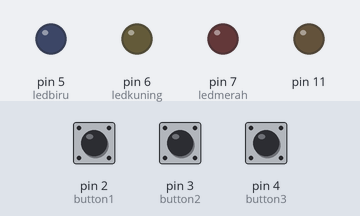
Bench run of a sketch on a simulated Arduino Uno, built with avr-gcc and run on an emulated ATmega328P. On the bench: output pins drawn as LEDs (lit = HIGH). Dashed ring = blinking. The inputs (shaded band) are chosen by the test bench; at power-on: pin 3 (button2) HIGH, pin 2 (button1) HIGH, pin 4 (button3) HIGH.

Above: at 1.2 s.
1.3 s: pin 3 (button2) pulled LOW for 0.15 s
At 1.85 s:
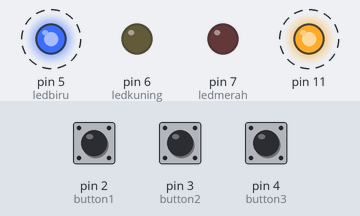
4.4 s: pin 2 (button1) pulled LOW for 0.15 s
At 5.4 s:
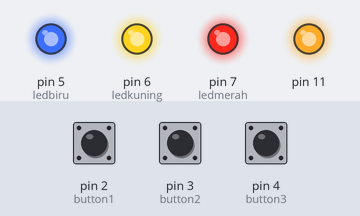
6.3 s: pin 4 (button3) pulled LOW for 0.15 s
At 6.6 s:
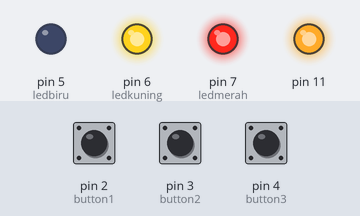
9.4 s: pin 4 (button3) pulled LOW for 3.2 s
At 13.4 s:
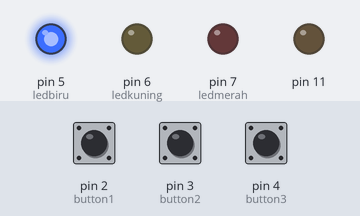
14.1 s: pin 3 (button2) pulled LOW for 3.2 s
At 16.6 s:
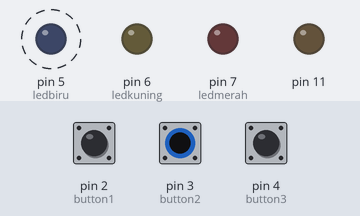
20.3 s: pin 3 (button2) pulled LOW for 1 s
At 21.15 s:
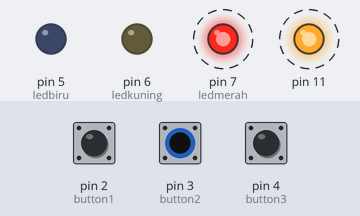
Timing chart, 0 to 24.3 s (numbered marks = the images above; inputs shaded):
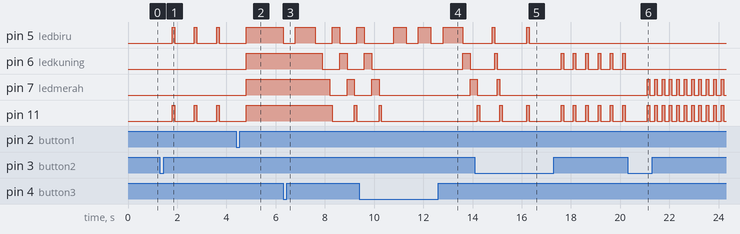

The sketch:

Button.ino
```cpp
const int button1=2;
const int button2=3;
const int button3=4;
const int ledbiru=5;
const int ledkuning=6;
const int ledmerah=7;
int kondisi=0;

void setup() {
//mendklarasikan pin 2 sebagai INPUT dengan PullUP Resistor
pinMode(button1, INPUT_PULLUP);
pinMode(button2, INPUT_PULLUP);
pinMode(button3, INPUT_PULLUP);
pinMode(11, OUTPUT);
pinMode(ledkuning, OUTPUT);
pinMode(ledbiru, OUTPUT);
pinMode(ledmerah, OUTPUT);
}

void loop() {
int sensorValue1 = digitalRead(button1);
int sensorValue2 = digitalRead(button2);
int sensorValue3 = digitalRead(button3);

if (sensorValue3 == LOW) {
    kondisi+=5;
   if(kondisi<25){
    digitalWrite(ledbiru, LOW);
    delay(500);
    digitalWrite(ledbiru, HIGH);
    delay(500);
   }else if(kondisi<50){
     digitalWrite(ledkuning, HIGH);
     delay(500);
     digitalWrite(ledkuning, LOW);
     delay(500);
   }else if(kondisi>50){
     digitalWrite(ledmerah, HIGH);
     delay(500);
     digitalWrite(ledmerah, LOW);
     delay(500);
   }
}else if (sensorValue3 == HIGH && kondisi <25  && kondisi >= 7) {
    kondisi=5;
}else if(sensorValue3 == HIGH && kondisi>=25 && kondisi<50) {
    kondisi=6;
}else if(kondisi>=50){
  kondisi=0;
}else if (sensorValue1 == LOW && kondisi!=4) {
    delay(300);
    kondisi=4;
}else if(sensorValue1 == LOW && kondisi==4) {
    delay(300);
    kondisi=0;
}else if(kondisi > 5 && sensorValue2 == LOW){
  kondisi=0;
  delay(500);
}else if(sensorValue2 == LOW ){
  kondisi++;
  delay(500);
}

switch(kondisi){
  case 0:
  digitalWrite(ledbiru, LOW);
  digitalWrite(ledkuning, LOW);
  digitalWrite(ledmerah, LOW);
  digitalWrite(11, LOW);
  break;

  case 1:
    digitalWrite(ledbiru, HIGH);
    digitalWrite(11, HIGH);
    delay(100);
    digitalWrite(ledbiru, LOW);
    digitalWrite(11, LOW);
    delay(800);
  break;

   case 2:
    digitalWrite(ledkuning, HIGH);
    digitalWrite(11, HIGH);
    delay(100);
        digitalWrite(ledkuning, LOW);
    digitalWrite(11, LOW);
    delay(400);
  break;

   case 3:
    digitalWrite(ledmerah, HIGH);
    digitalWrite(11, HIGH);
    delay(100);
    digitalWrite(ledmerah, LOW);
    digitalWrite(11, LOW);
    delay(200);
  break;

  case 4:
    digitalWrite(ledkuning, HIGH);
    digitalWrite(ledmerah, HIGH);
    digitalWrite(ledbiru, HIGH);
    digitalWrite(11, HIGH);
  break;

   case 5:
    digitalWrite(ledbiru, HIGH);
    delay(300);
    digitalWrite(ledbiru, LOW);
    digitalWrite(ledkuning, HIGH);
    delay(300);
    digitalWrite(ledkuning, LOW);
    digitalWrite(ledmerah, HIGH);
    delay(300);
    digitalWrite(ledmerah, LOW);
    digitalWrite(11, HIGH);
    delay(100);
    digitalWrite(11, LOW);

  break;

 case 6:
    digitalWrite(ledbiru, HIGH);
    delay(100);
    digitalWrite(ledbiru, LOW);
    digitalWrite(ledkuning, HIGH);
    delay(100);
    digitalWrite(ledkuning, LOW);
    digitalWrite(ledmerah, HIGH);
    delay(100);
    digitalWrite(ledmerah, LOW);
    digitalWrite(11, HIGH);
    delay(100);
    digitalWrite(11, LOW);

  break;
}
}
```

Measured:
- after the input at 1.3 s, pin 5 (ledbiru), pin 11: alternates HIGH for 0.10 s and LOW for 0.80 s, starting after 0.50 s
- after the input at 4.4 s, pin 6 (ledkuning), pin 7 (ledmerah): LOW → HIGH after 0.40 s
- after the input at 6.3 s, pin 5 (ledbiru): goes LOW 0.50 s, HIGH 0.80 s, LOW 0.70 s, HIGH 0.30 s, LOW 0.70 s, then HIGH, starting at once; pin 6 (ledkuning): HIGH → LOW after 1.6 s, → HIGH 0.70 s later, → LOW 0.30 s later
- after the input at 9.4 s, pin 6 (ledkuning): LOW → HIGH after 4.2 s, → LOW 0.30 s later; pin 11: goes on until 10.3 s, then stays LOW
- after the input at 14.1 s, pin 5 (ledbiru): alternates HIGH for 0.10 s and LOW for 1.3 s, 4 changes in all, then stays LOW, starting after 0.70 s
- after the input at 20.3 s, pin 6 (ledkuning): stops changing and stays LOW; pin 7 (ledmerah), pin 11: alternates HIGH for 0.10 s and LOW for 0.20 s, starting after 0.80 s
